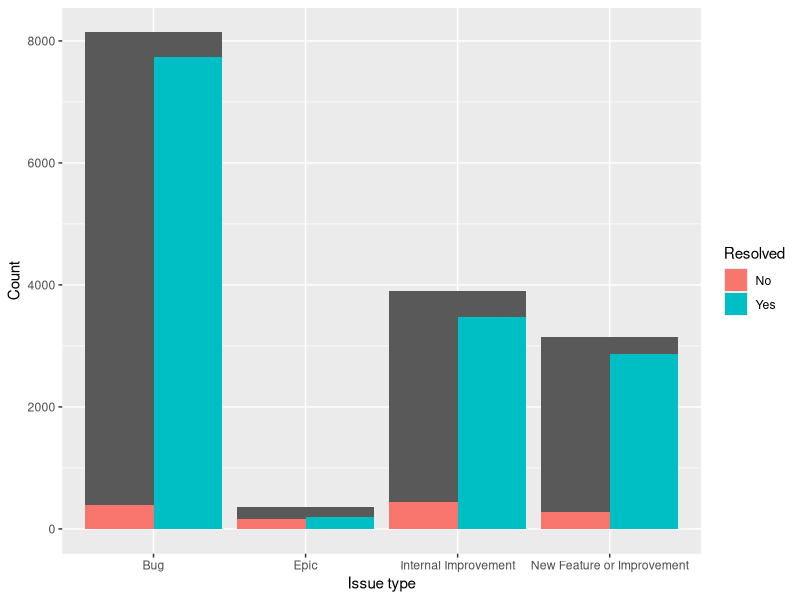
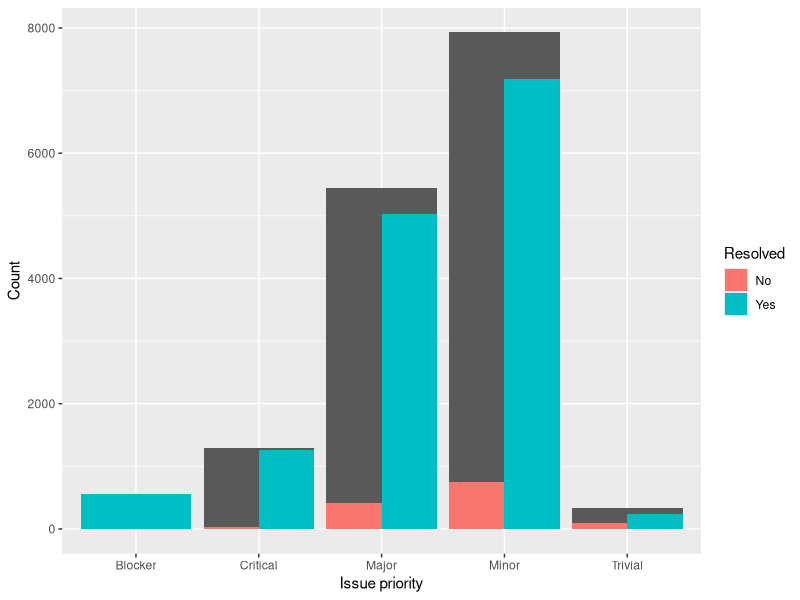
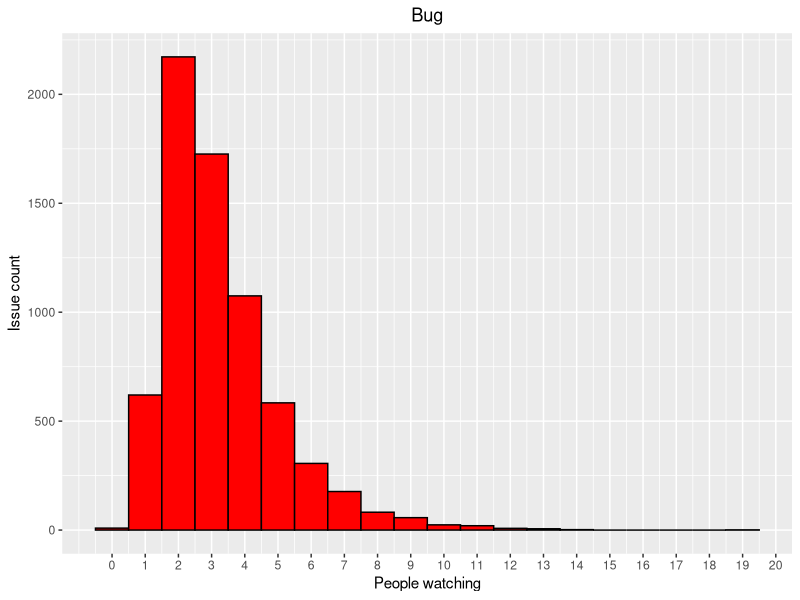
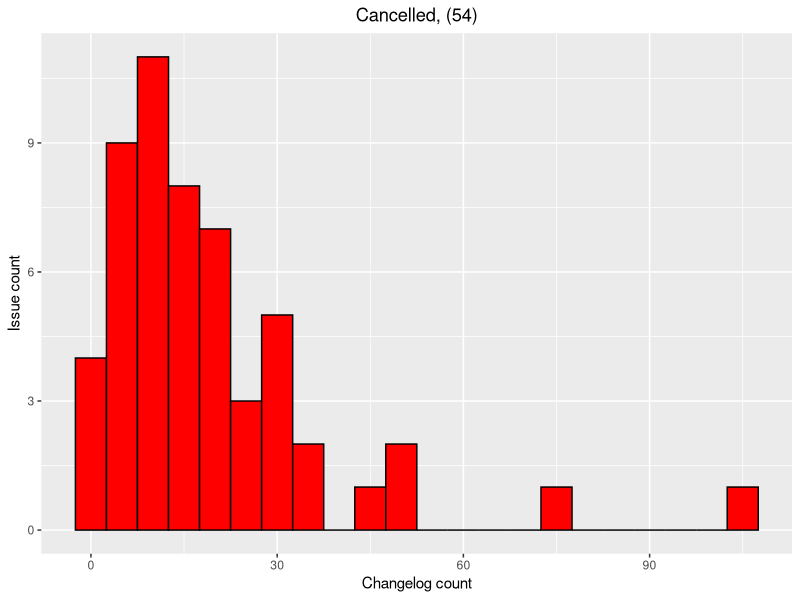
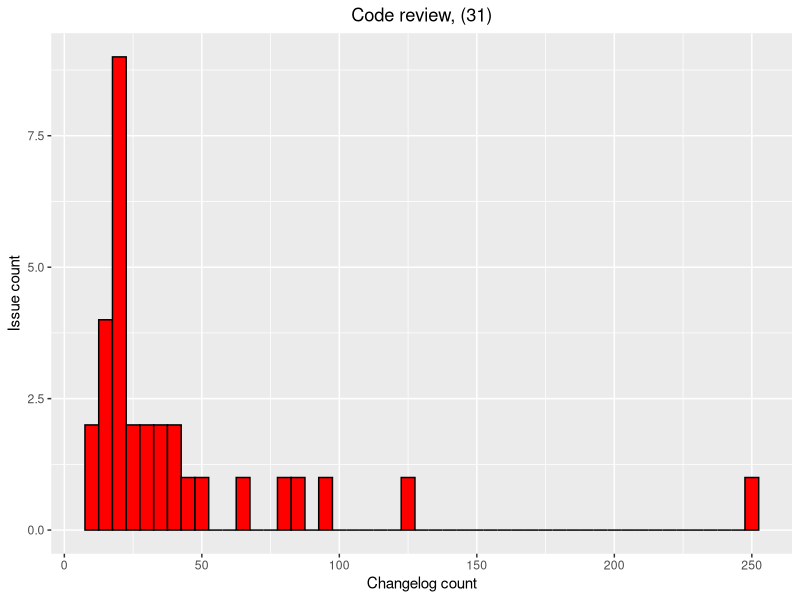
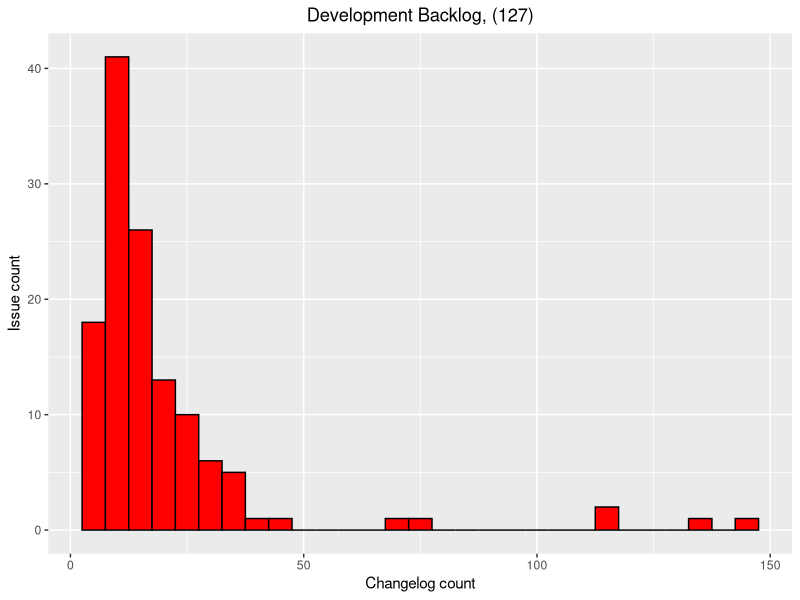
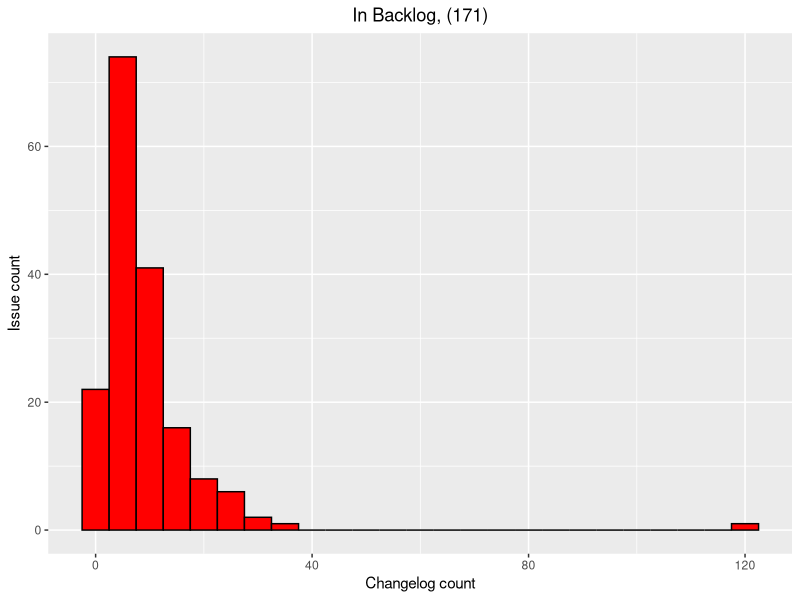
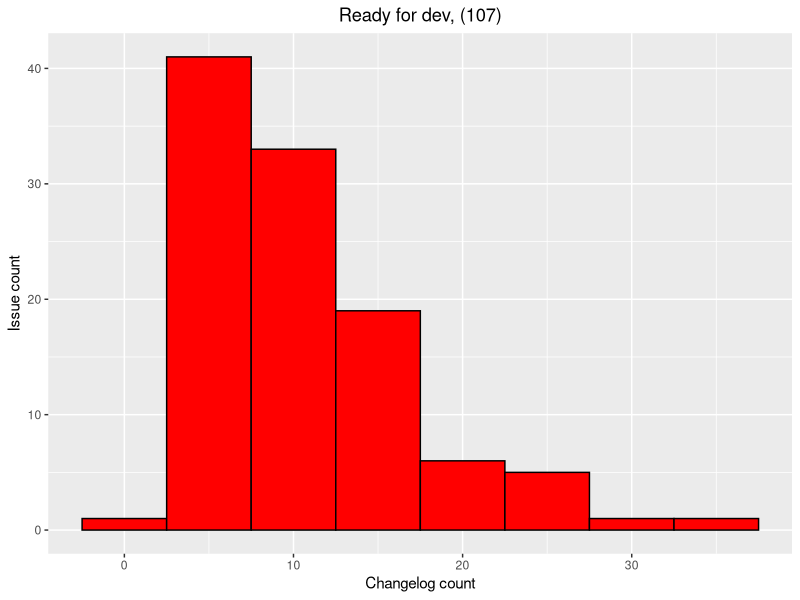

These charts were generated, in order, by the following R code:
library(ggplot2)
library(tidyr)
library(reshape2)

breakdownByType <- read.csv(file= "../../results/basic_stats/by_type.csv")

issueTypes <- ggplot(breakdownByType) +
      geom_bar(aes(Issue.type, Count), stat = "identity") +
      geom_bar(aes(Issue.type, Count, fill=Resolved), stat = "identity", position = "dodge") +
      xlab("Issue type") + ylab("Count")
issueTypes


breakdownByPriority <- read.csv(file= "../../results/basic_stats/by-priority.csv")

issuePriority <- ggplot(breakdownByPriority) +
      geom_bar(aes(Issue.priority, Count), stat = "identity") +
      geom_bar(aes(Issue.priority, Count, fill=Resolved), stat = "identity", position = "dodge") +
      xlab("Issue priority") + ylab("Count")
issuePriority


resolvedIssues <- read.csv(file = "../../results/basic_stats/resolved-issues.csv")
issueTypes <- unique(resolvedIssues$Issue.Type)
plots <- list()
for (type in issueTypes) {
  data <- resolvedIssues[resolvedIssues$Issue.Type == type,]
  plots[[type]] <- ggplot(data) +
    geom_histogram(aes(x = Watch.Count), binwidth = 1, color="black", fill="red") +
    scale_x_continuous(breaks = seq(0, 35, 1), labels = seq(0, 35, 1)) +
    ylab("Issue count") +
    xlab("People watching") +
    ggtitle(type) +
    theme(plot.title = element_text(hjust = 0.5))
}

plots["Bug"]

unrresolvedIssues <- read.csv(file = "../../results/basic_stats/unresolved-issues.csv")
issueTypes <- sort(unique(unrresolvedIssues$Status))
plots <- list()
for (type in issueTypes) {
  data <- unrresolvedIssues[unrresolvedIssues$Status == type,]
  if (nrow(data) < 30) {
    cat("Ignored because too little data: ", type, nrow(data), fill = TRUE)
    next
  }
  plots[[type]] <- ggplot(data) +
    geom_histogram(aes(x = Changelog.Count), binwidth = 5, color="black", fill="red") +
    # scale_x_continuous(breaks = seq(0, 35, 1), labels = seq(0, 35, 1)) +
    ylab("Issue count") +
    xlab("Changelog count") +
    ggtitle(paste0(type, ", (", nrow(data), ")")) +
    theme(plot.title = element_text(hjust = 0.5))
}

plots